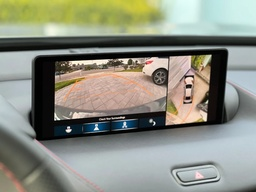
#> input picture projects/hdr_tone_mapping/figs/camera_ex.jpeg, 256 x 192 px, shrunk from 1200 x 900 before the run
$ python -i tone_mapping_methods.py   (imports and definitions only)
#> lines starting #> are read from the running program, lines starting #| are printed output that depends on the picture
#> further down, picture is the input picture: shape (192, 256, 3); mean B, G, R 129.3, 142, 139.4
import cv2
import numpy as np
import matplotlib.pyplot as plt
import scipy.ndimage
from fractions import Fraction
import guided_filter as gf

# [29 lines left out: functions log_lo_median, log_hi_median, display_gamma_curves, not called in this run]

def adaptive_dynamic_range_adjustment(img, display_gamma=False):

    # Logarithmic Normalization
#> called with display_gamma = False
    luminance = 0.299*img[:,:,0] + 0.587*img[:,:,1] + 0.114*img[:,:,2]
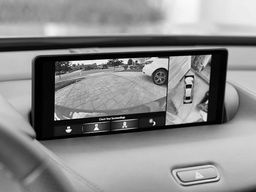
#> luminance: shape (192, 256) float64; min 0, max 253.6, mean 137.9

    log_base = np.max(luminance) + 1
#> log_base = 254.6
    luminance_log = np.emath.logn(log_base, luminance + 1)
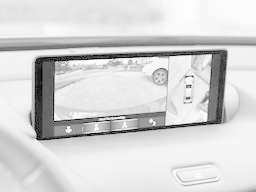
#> luminance_log: shape (192, 256) float64; min 0, max 1, mean 0.837

    # Adaptive Gamma Correction
    gamma_threshold = 0.5
    luminance_log_lo = luminance_log[luminance_log <= gamma_threshold]
#> luminance_log_lo = 4539 values, max 0.5 at index 3831, min 0 at index 618, mean 0.325
    luminance_log_hi = luminance_log[luminance_log > gamma_threshold]

    # Standard deviations of dark and bright pixels
    std_lo = np.std(luminance_log_lo) if luminance_log_lo.size > 0 else 0
#> std_lo = 0.133
    std_hi = np.std(luminance_log_hi) if luminance_log_hi.size > 0 else 0
#> std_hi = 0.0944

    # Expected median values
    median_lo = float(Fraction(1, 3)) + std_lo
#> median_lo = 0.466
    median_hi = 1.0 - std_hi
#> median_hi = 0.906

    gamma_lo_range = np.arange(0.1, 1.01, 0.01)
    gamma_hi_range = np.arange(1, 10.1, 0.1)

    # Find optimal gamma_lo
    dark_pixels = luminance_log[luminance_log <= 0.5]
#> dark_pixels has the same summary as luminance_log_lo
    bright_pixels = luminance_log[luminance_log > 0.5]
    gamma_lo = min(gamma_lo_range, key=lambda gamma: abs(np.median(np.power(dark_pixels, gamma) - median_lo)))
#> gamma_lo = 0.74
    gamma_hi = min(gamma_hi_range, key=lambda gamma: abs(np.median(np.power(bright_pixels, gamma) - median_hi)))
#> gamma_hi = 1.2

    luminance_dark = np.power(luminance_log, gamma_lo)
    luminance_bright = np.power(luminance_log, gamma_hi)

    # Local enhancement
    sigma_c = 0.5
    sigma_s = 3 * sigma_c

    dark_gauss_sigma_c = scipy.ndimage.gaussian_filter(luminance_dark, sigma_c)
    dark_gauss_sigma_s = scipy.ndimage.gaussian_filter(luminance_dark, sigma_s)
    enhanced_luminance_dark = luminance_dark + (dark_gauss_sigma_c - dark_gauss_sigma_s)
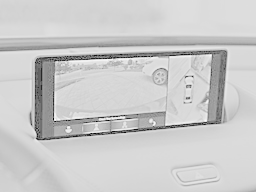
#> enhanced_luminance_dark: shape (192, 256) float64; min -0.429, max 1.2, mean 0.87; drawn with min black and max white

    bright_gauss_sigma_c = scipy.ndimage.gaussian_filter(luminance_bright, sigma_c)
    bright_gauss_sigma_s = scipy.ndimage.gaussian_filter(luminance_bright, sigma_s)
    enhanced_luminance_bright = luminance_bright + (bright_gauss_sigma_c - bright_gauss_sigma_s)
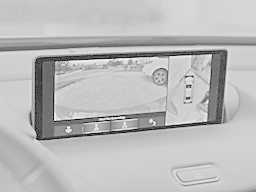
#> enhanced_luminance_bright: shape (192, 256) float64; min -0.371, max 1.24, mean 0.814; drawn with min black and max white

    sigma_weight = 0.5
    weight = np.exp(-(np.power(luminance_bright, 2)) / (2 * sigma_weight**2))
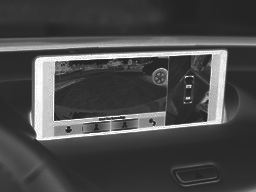
#> weight: shape (192, 256) float64; min 0.135, max 1, mean 0.287

    fused_luminance = weight*enhanced_luminance_dark + (1-weight)*enhanced_luminance_bright

    fused_luminance_clipped = np.clip(fused_luminance, 0, 1)

    fused_luminance_normalized = (fused_luminance_clipped * 255).astype(np.float64)

    height, width = fused_luminance_normalized.shape
#> height = 192; width = 256

    # Adaptive color saturation restoration
    processed_img = np.zeros((height, width, 3), dtype=np.float64)

    for i in range(height):
        for j in range(width):
            # if luminance[i, j] != 0:
            for c in range(3):
                I_c_in = img[i, j, c]
                L_in = luminance[i, j]
                L_b = luminance_bright[i, j]
                L_out = fused_luminance_normalized[i, j]

                s = (np.tanh(np.radians(L_b))+1)/2

                if L_in == 0: # handling singularities
                    L_in = 1e-10

                ratio = I_c_in / L_in
                if np.isnan(ratio) or np.isinf(ratio):
                    ratio = 0  # Handle invalid ratio

                I_c_out = L_out * np.power(ratio, s)
                if np.isnan(I_c_out) or np.isinf(I_c_out):
                    I_c_out = 0  # Handle invalid I_c_out value

                processed_img[i, j, c] = np.round(I_c_out)
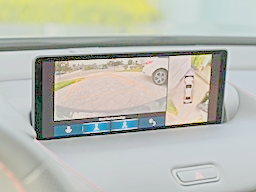
#> processed_img: shape (192, 256, 3) float64; mean B, G, R 205.8, 217.3, 214.3; drawn with min black and max white

    processed_img = np.clip(processed_img, 0, 255).astype(np.uint8)
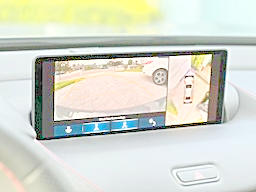
#> processed_img: shape (192, 256, 3); mean B, G, R 205.8, 217.2, 213.4

    if display_gamma:
        display_gamma_curves(gamma_lo, gamma_hi)

    return processed_img

# [261 lines left out: functions log_luminance, decomposition, contrast_reduction, detail_enhancement, tone_compression, color_restoration and 3 more, not called in this run]

>>> import cv2
>>> picture = cv2.imread('figs/camera_ex.jpeg')
>>> result = adaptive_dynamic_range_adjustment(picture)

$ run again, on projects/hdr_tone_mapping/figs/eye.jpeg
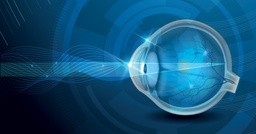
#> input picture projects/hdr_tone_mapping/figs/eye.jpeg, 256 x 134 px, shrunk from 1200 x 630 before the run
#> picture is the input picture: shape (134, 256, 3); mean B, G, R 118, 80.7, 17.6
#> log_base = 255.1
#> in adaptive_dynamic_range_adjustment, `luminance_log = np.emath.logn(log_base, luminance + 1)`:
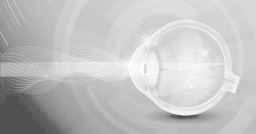
#> luminance_log: shape (134, 256) float64; min 0.263, max 1, mean 0.761
#> luminance_log_lo = 2471 values, max 0.5 at index 48, min 0.263 at index 1364, mean 0.365
#> std_lo = 0.054
#> std_hi = 0.0961
#> median_lo = 0.387
#> median_hi = 0.904
#> dark_pixels has the same summary as luminance_log_lo
#> gamma_lo = 0.87
#> gamma_hi = 1
#> in adaptive_dynamic_range_adjustment, `processed_img = np.clip(processed_img, 0, 255).astype(np.uint8)`:
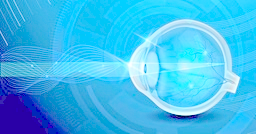
#> processed_img: shape (134, 256, 3); mean B, G, R 236.3, 185.7, 64.2
